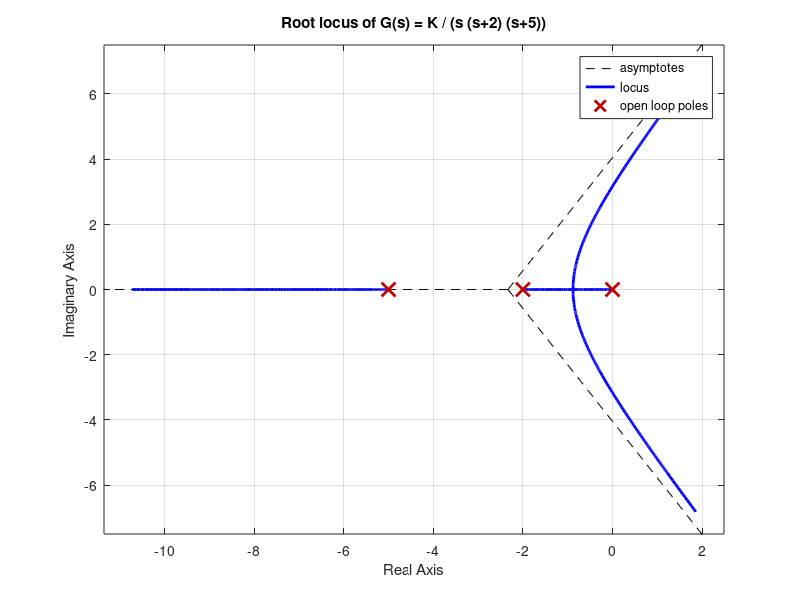

The MATLAB source for this figure: (Note: this script raises an error after producing the figure.)
% Plant: G(s) = K / (s (s+2) (s+5))
s = tf('s');
G = 1 / (s * (s + 2) * (s + 5));

figure;
rlocus(G);
title('Root locus of G(s) = K / (s (s+2) (s+5))');
grid on;

% Read off gain for a chosen dominant pole location, or use rlocfind
[k_selected, poles_selected] = rlocfind(G);
disp(k_selected);
disp(poles_selected);
